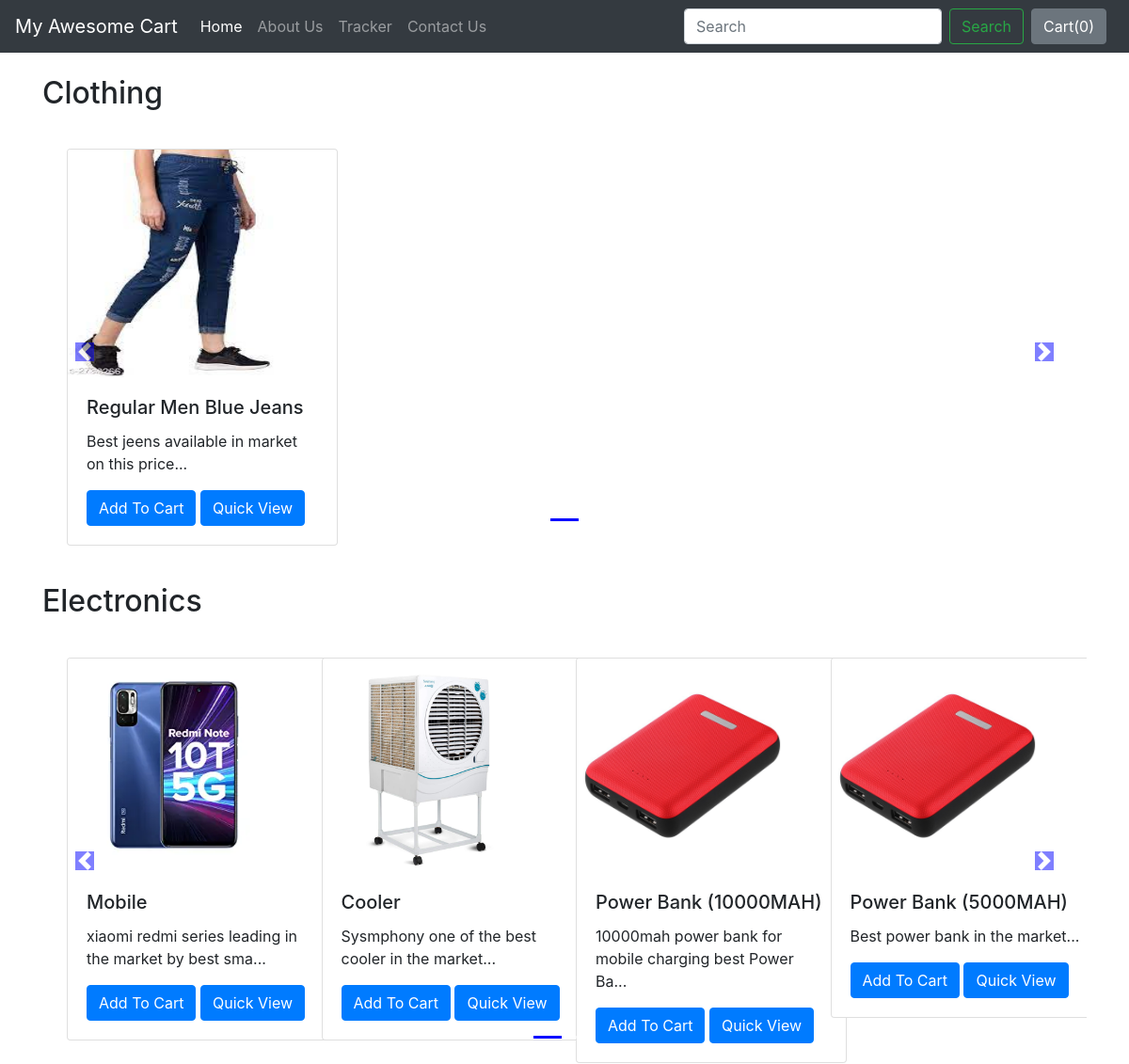
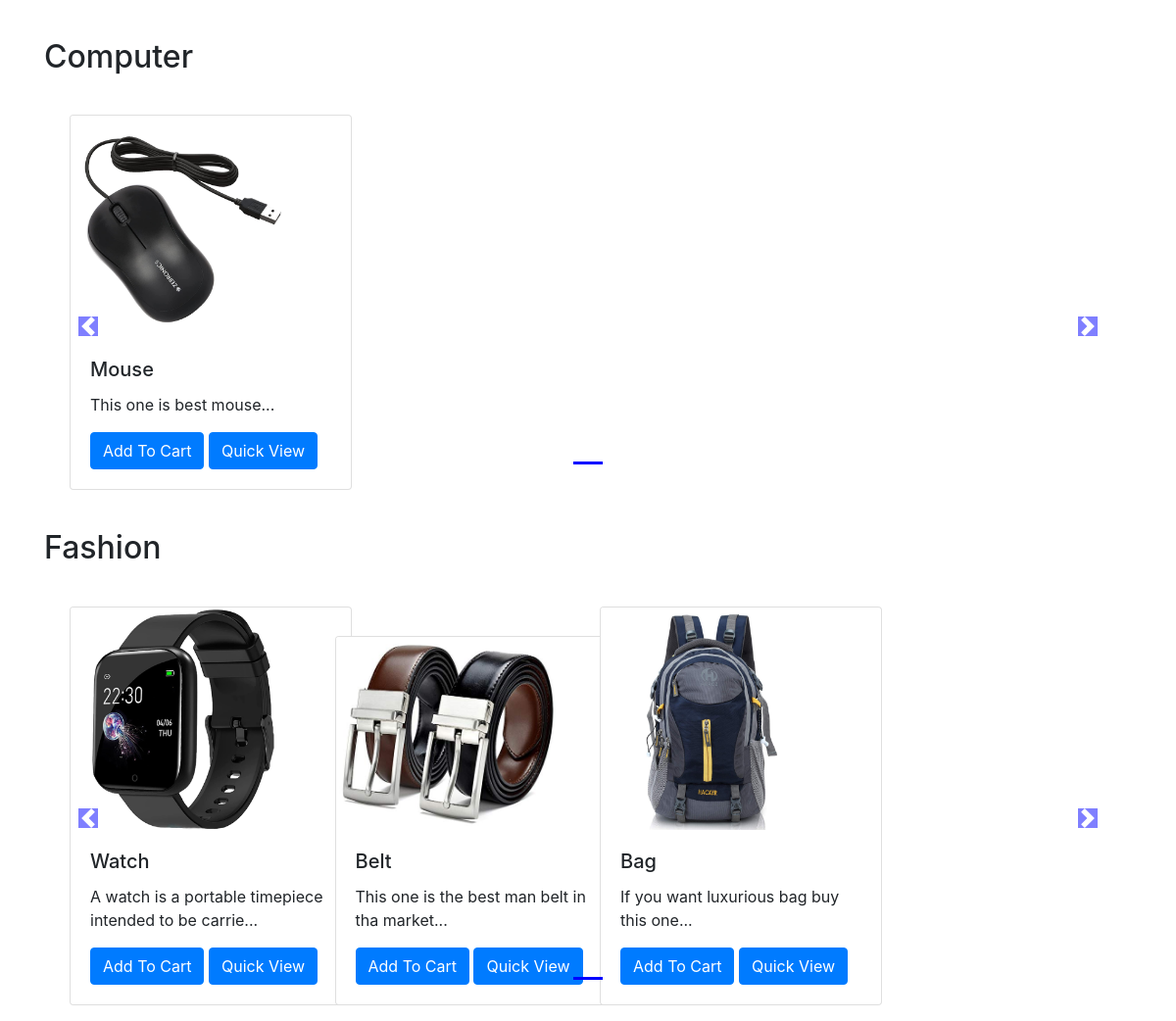
The app's page /shop/ with its own data (2 pictures, top to bottom).
### shop/models.py (models this page shows)
class Product(models.Model):
    product_id = models.AutoField
    prduct_name = models.CharField(max_length=50)
    category=models.CharField(max_length=50 , default="")
    subcategory=models.CharField(max_length=50, default="")
    price = models.IntegerField(default=0)
    desc = models.CharField(max_length=300)
    pub_date = models.DateField()
    image = models.ImageField(upload_to="shop/images", default="")
    def __str__(self):
        return self.prduct_name

### shop/views.py (the view)
# urls.py: path("",views.index, name="BlogHome")
def index(request):
    allproud=[]
    catsprods=Product.objects.values('category', 'id')
    print(catsprods)
    cats={item['category'] for item in catsprods}
    print(cats)
    for cat in cats:
        prod=Product.objects.filter(category=cat)
        print(prod)
        n = len(prod)
        nSlide = n // 4 + math.ceil((n / 4) - (n // 4))
        allproud.append([prod, range(1, nSlide), nSlide])
    params={'allproud':allproud}
    return render(request, 'shop/index.html', params)

### shop/templates/shop/index.html (shortened to what this page needs)
{% extends 'shop/basic.html' %}
{% block body %}
{% load static %}
 <div class="container">
     {% for product, range, nSlide in allproud%}
     <h2 class="my-4">{{product.0.category}}</h2>
     <div class="row">
  <div id="demo{{forloop.counter}}" class="col carousel slide my-3" data-ride="carousel">
    <ul class="carousel-indicators">
         <li data-target="#demo{{forloop.counter}}" data-slide-to="0" class="active"></li>
        {% for i in range %}
          <li data-target="#demo{{forloop.parentloop.counter}}" data-slide-to="{{i}}"></li>
        {% endfor%}
    </ul>
   <div class="container carousel-inner no-padding">
      <div class="carousel-item active">
        {% for i in product %}
        <div class="col-xs-3 col-sm-3 col-md-3">
          <div class="card" style="width: 18rem;">
            <img src='/media/{{i.image}}' class="card-img-top" alt="...">
            <div class="card-body">
              <h5 class="card-title">{{i.prduct_name}}</h5>
              <p class="card-text">{{i.desc|slice:"0:53"}}...</p>
              <button id="pr{{i.id}}" class="btn btn-primary cart">Add To Cart</button>
                <a href="/shop/products/{{i.id}}"> <button id="qv{{i.id}}" class="btn btn-primary cart">Quick View</button></a>
            </div>
          </div>
        </div>
          {% if forloop.counter|divisibleby:4 and forloop.counter > 0 and not forloop.last %}
           </div> <div class="carousel-item">
          {% endif %}
          {% endfor %}
          </div>
   </div>
    </div>
    <a class="carousel-control-prev" href="#demo{{forloop.counter}}" data-slide="prev">
        <span class="carousel-control-prev-icon"></span>
    </a>
    <a class="carousel-control-next" href="#demo{{forloop.counter}}" data-slide="next">
        <span class="carousel-control-next-icon"></span>
    </a>
         </div>
    {% endfor %}
   </div>
{% endblock %}

### shop/templates/shop/basic.html (shortened to what this page needs)
<!doctype html>
<html lang="en">
  <head>
    <link rel="stylesheet" href="https://stackpath.bootstrapcdn.com/bootstrap/4.2.1/css/bootstrap.min.css">
  </head>
  <body>
    <nav class="navbar navbar-expand-lg navbar-dark bg-dark">
  <a class="navbar-brand" href="/shop">My Awesome Cart</a>
  <div class="collapse navbar-collapse" id="navbarSupportedContent">
    <ul class="navbar-nav mr-auto">
      <li class="nav-item active">
        <a class="nav-link" href="/shop">Home <span class="sr-only">(current)</span></a>
      </li>
      <li class="nav-item">
        <a class="nav-link" href="/shop/about">About Us</a>
      </li>
      <li class="nav-item">
        <a class="nav-link" href="/shop/tracker">Tracker</a>
      </li>
      <li class="nav-item">
        <a class="nav-link" href="/shop/contact">Contact Us</a>
      </li>
    </ul>
    <form class="form-inline my-2 my-lg-0">
      <input class="form-control mr-sm-2" type="search" placeholder="Search" aria-label="Search">
      <button class="btn btn-outline-success my-2 my-sm-0" type="submit">Search</button>
    </form>
    <button type="button" class="btn btn-secondary mx-2" id="popcart" data-html="true" data-container="body" data-toggle="popover" data-placement="bottom"  data-content="Vivamus
sagittis lacus vel augue laoreet rutrum faucibus.">
  Cart(<span id="cart">0</span>)
</button>
  </div>
</nav>
  {% block body %} {% endblock %}
  </body>
</html>

### records on screen
Product: category "Clothing", image (picture), prduct_name "Regular Men Blue Jeans", desc "Best jeens available in market on this price"
Product: category "Electronics", image (picture), prduct_name "Mobile", desc "xiaomi redmi series leading in the market by best sma"
Product: image (picture), prduct_name "Cooler", desc "Sysmphony one of the best cooler in the market"
Product: image (picture), prduct_name "Power Bank (10000MAH)", desc "10000mah power bank for mobile charging best Power Ba"
Product: image (picture), prduct_name "Power Bank (5000MAH)", desc "Best power bank in the market"
Product: category "Computer", image (picture), prduct_name "Mouse", desc "This one is best mouse"
Product: category "Fashion", image (picture), prduct_name "Watch", desc "A watch is a portable timepiece intended to be carrie"
Product: image (picture), prduct_name "Belt", desc "This one is the best man belt in tha market"
Product: image (picture), prduct_name "Bag", desc "If you want luxurious bag buy this one"
